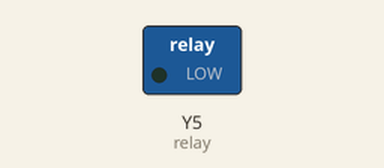
Simulated run of this program. Board: pyboard running MicroPython. Shown: switched loads named in the program (green lamp = pin HIGH). Dashed ring = blinking. Library files of the repository ran but are not shown: 1 file(s).

Above: at 0.5 s.
Timing chart, 0 to 4.6 s (numbered marks = the images above):
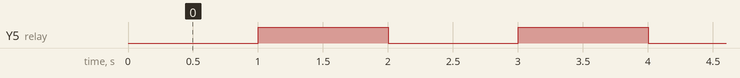

The program:

main.py
```python
################################################################################
#                           叁议电子
#                        www.ppptalk.com
# 版本：      pyboard改进版(V1.0)
# 文件名：    main.py
# 说明：      继电器实验
# 淘宝店地址： https://shop115025335.taobao.com
# 免责声明：  该程序仅用于学习与交流
# (c) PPPTalk  All Rights Reserved
################################################################################


#******************************************************************************/
# import Pin/time
#******************************************************************************/
from pyb import Pin
import time


#******************************************************************************/
# 继电器模块连接到PYBOARD开发板Y5引脚
#******************************************************************************/
relay = Pin('Y5',Pin.OUT_PP)


#******************************************************************************/
# relay.low() - 常开  relay.high() - 常闭
#******************************************************************************/
while 1:
	relay.low()
	time.sleep_ms(1000)
	relay.high()
	time.sleep_ms(1000)
```

Measured:
- by itself, Y5 (relay): alternates HIGH for 1.0 s and LOW for 1.0 s
